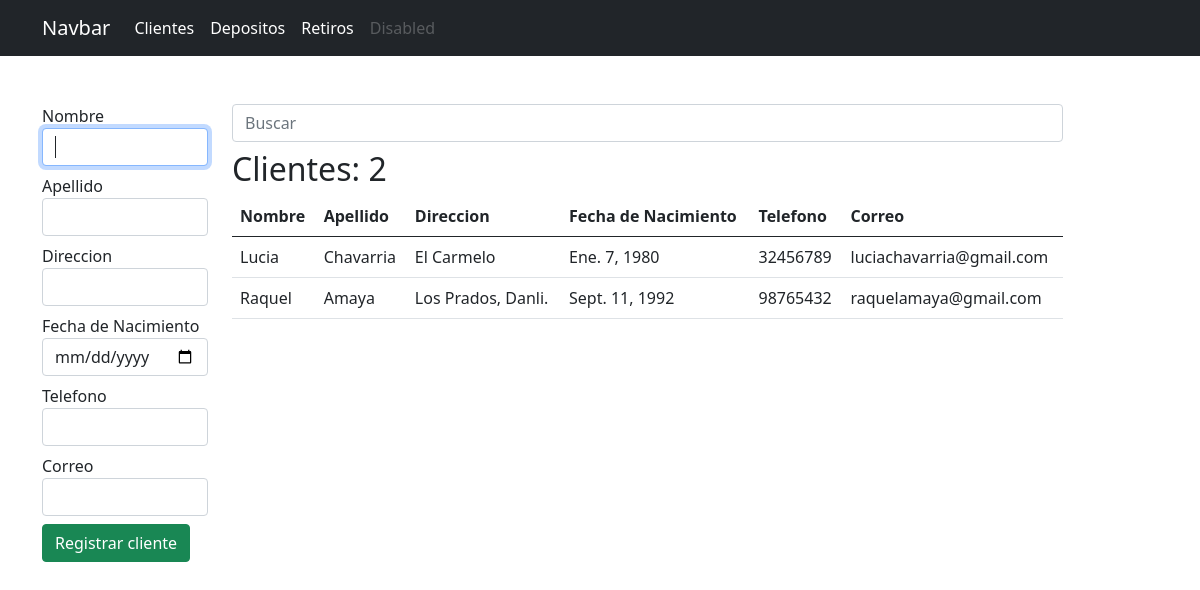
/clientes/, run on the app's committed database.
### app_registro/models.py (models this page shows, shortened)
class Cliente(models.Model):
    nombre = models.CharField(max_length=25)
    apellido = models.CharField(max_length=25)
    direccion = models.CharField(max_length=25)
    fechanacimiento = models.DateField()
    telefono = models.CharField(max_length=25)
    correo = models.EmailField()
    user = models.OneToOneField(User, on_delete=models.CASCADE, null=True, blank=True)

### app_registro/views.py (the view, shortened to what this page needs)
# urls.py: path('clientes/', views.clientes, name="clientes"),
def clientes(request):
    activo = 'clientes'
    q = request.GET.get('q')
    if q:
        data = Cliente.objects.filter(nombre__startswith=q).order_by('nombre')
        '''
            select *
            from clientes
            where nombre like 'n%'
        '''
    else:
        data = Cliente.objects.all().order_by('nombre')
    ctx = {
        'activo' : activo,
        'clientes': data,
        'q': q
    }
    return render(request, 'registro/clientes.html', ctx)

### app_registro/templates/registro/clientes.html (shortened to what this page needs)
{% extends "base.html" %}
{% block container %}
    <div class="row">
        <div class="col-2">
            <form action="{% url 'clientes' %}" method="post">
                <div class="mb-2">
                    <label for="nombre">Nombre</label>
                    <input type="text" name="nombre" id="nombre" class="form-control" required autofocus>
                </div>
                <div class="mb-2">
                    <label for="apellido">Apellido</label>
                    <input type="text" name="apellido" id="apellido" class="form-control" required>
                </div>
                <div class="mb-2">
                    <label for="direccion">Direccion</label>
                    <input type="text" name="direccion" id="direccion" class="form-control" required>
                </div>
                <div class="mb-2">
                    <label for="fechanacimiento">Fecha de Nacimiento</label>
                    <input type="date" name="fechanacimiento" id="fechanacimiento" class="form-control" required>
                </div>
                <div class="mb-2">
                    <label for="telefono">Telefono</label>
                    <input type="text" name="telefono" id="telefono" class="form-control" required>
                </div>
                <div class="mb-2">
                    <label for="correo">Correo</label>
                    <input type="email" name="correo" id="correo" class="form-control" required>
                </div>
                <div class="mb-2">
                    <input type="submit" class="btn btn-success" value="Registrar cliente">
                </div>
            </form>
        </div>
        <div class="col-9">
            <form action="" method="get">
                <input type="search" name="q" value="{{ q|default_if_none:'' }}" class="form-control" placeholder="Buscar">
            </form>
            <h2 class="mt-2">Clientes: {{ clientes.count }}</h2>
            <table class="table table-hover">
                <thead>
                    <tr>
                        <th>Nombre</th>
                        <th>Apellido</th>
                        <th>Direccion</th>
                        <th>Fecha de Nacimiento</th>
                        <th>Telefono</th>
                        <th>Correo</th>
                    </tr>
                </thead>
                <tbody>
                    {% for c in clientes %}
                    <tr>
                        <td>{{ c.nombre }}</td>
                        <td>{{ c.apellido }}</td>
                        <td>{{ c.direccion }}</td>
                        <td>{{ c.fechanacimiento }}</td>
                        <td>{{ c.telefono }}</td>
                        <td>{{ c.correo }}</td>
                    </tr>
                    {% empty %}
                    <tr>
                        <td colspan="6" class="text-danger text-center">No se encontraron resultados</td>
                    </tr>
                    {% endfor %}
                </tbody>
            </table>
        </div>
    </div>
{% endblock %}

### global_templates/base.html (shortened to what this page needs)
<!DOCTYPE html>
<html lang="en">
<head>
    <link href="https://cdn.jsdelivr.net/npm/bootstrap@5.0.1/dist/css/bootstrap.min.css" rel="stylesheet">
    <link href="https://pro.fontawesome.com/releases/v5.10.0/css/all.css" rel="stylesheet"/>
</head>
<body>
    <nav class="navbar navbar-expand-lg navbar-dark bg-dark">
        <div class="container">
            <a class="navbar-brand" href="/">Navbar</a>
            <div class="collapse navbar-collapse" id="navbarNavAltMarkup">
            <div class="navbar-nav">
                <a class="nav-link {% if activo == 'clientes' %} active {% endif %}" href="{% url 'clientes' %}">Clientes</a>
                <a class="nav-link {% if activo == 'clientes' %} active {% endif %}" href="{% url 'depositos' %}">Depositos</a>
                <a class="nav-link  {% if activo == 'clientes' %} active {% endif %}" href="{% url 'retiros' %}">Retiros</a>
                <a class="nav-link disabled" href="#" tabindex="-1" aria-disabled="true">Disabled</a>
            </div>
            </div>
        </div>
    </nav>
    <div class="container mt-5">
        {% block container %}{% endblock %}
    </div>
</body>
</html>

### data on the page
Cliente: nombre "Lucia", apellido "Chavarria", direccion "El Carmelo", fechanacimiento "Ene. 7, 1980", telefono "32456789", correo "luciachavarria@gmail.com"
Cliente: nombre "Raquel", apellido "Amaya", direccion "Los Prados, Danli.", fechanacimiento "Sept. 11, 1992", telefono "98765432", correo "raquelamaya@gmail.com"

### other printed values
{{ clientes.count }} "2"
